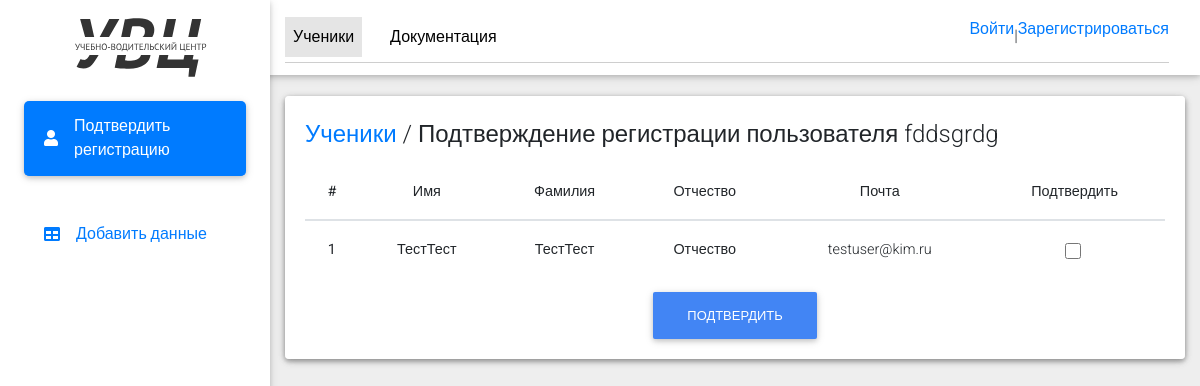
The page /users/user_profile/manager_dashboard/ on the database its author committed.
### users/models.py (models this page shows)
class User(AbstractUser):
    email = models.EmailField(
        _('email address'),
        unique=True,
    )
    email_verify = models.BooleanField(default=False)
    surname = models.CharField(max_length=255, blank=True, null=True)
    phone = models.CharField(max_length=255, blank=True, null=True)
    USERNAME_FIELD = 'email'
    REQUIRED_FIELDS = []

### users/views.py (the view)
# urls.py: path('user_profile/manager_dashboard/', manager_dashboard),
def manager_dashboard(request):
    users = User.objects.filter(email_verify=0)
    return render(request, 'manager_dashboard.html', {'users': users})

### templates/manager_dashboard.html (shortened to what this page needs)
{% load static %}
<!DOCTYPE html>
<html lang="en">
<head>
  <link rel="stylesheet" href="https://use.fontawesome.com/releases/v5.11.2/css/all.css">
  <link rel="stylesheet" href="{% static 'css/bootstrap.min.css' %}">
  <link rel="stylesheet" href="{% static 'css/mdb.min.css' %}">
  <link rel="stylesheet" href="{% static 'css/style.css' %}">
</head>
<body class="grey lighten-3">
  <header>
    <nav class="navbar fixed-top navbar-expand-lg navbar-light white scrolling-navbar">
      <div class="container-fluid">
        <div class="collapse navbar-collapse" id="navbarContent">
          <ul class="navbar-nav">
            <li class="nav-item active">
              <a class="nav-link waves-effect" aria-current="page"  href="/users/user_profile/manager_dashboard/">Ученики</a>
            </li>
            <li class="nav-item">
              <a href="/users/user_profile/manager_documents/" class="nav-link waves-effect">Документация</a>
            </li>
            <li class="nav-item nav-item-logout">
              {% if user.is_authenticated %}
                  <a href="{% url 'logout' %}" class="nav-link img-exit">Выйти</a>
              {% else %}
                  <a href="{% url 'login' %}" class="nav-login" >Войти </a>|<a href="{% url 'register' %}" class="nav-login" > Зарегистрироваться</a>
              {% endif %}
            </li>
          </ul>
        </div>
      </div>
    </nav>
    <div class="sidebar-fixed position-fixed">
      <a href="" class="logo-wrapper">
        <img src="{% static 'img/logo.svg' %}" alt="logo" class="img-fluid logo">
      </a>
      <div class="list-group list-group-flush">
        <a href="/users/user_profile/manager_dashboard/" class="list-group-item waves-effect active">
          <i class="fa fa-user mr-3"></i> Подтвердить регистрацию
        </a>
        <a href="/users/user_profile/manager_add_users_data/" class="list-group-item waves-effect">
          <i class="fa fa-table mr-3"></i> Добавить данные
        </a>
      </div>
    </div>
  </header>
  <main class="pt-5 max-lg-5">
    <div class="container-fluid mt-5">
        <div class="card mb-4 wow fadeIn">
            <div class="card body d-sm-flex justify-content-between card-manager">
                <h4 class="mb-2 mb-sm-0 pt-1 card-title">
                    <a href="#">Ученики</a>
                    <span> / </span>
                    <span>Подтверждение регистрации пользователя</span> fddsgrdg
                </h4>
                <form id="confirmation-form" method="post" action="{% url 'confirm_users' %}">
                    <table class="table">
                        <thead>
                            <tr>
                                <th scope="col">#</th>
                                <th scope="col">Имя</th>
                                <th scope="col">Фамилия</th>
                                <th scope="col">Отчество</th>
                                <th scope="col">Почта</th>
                                <th scope="col">Подтвердить</th>
                            </tr>
                        </thead>
                        <tbody>
                            {% for user in users %}
                                <tr>
                                    <th scope="row">{{ forloop.counter }}</th>
                                    <td>{{ user.first_name }}</td>
                                    <td>{{ user.last_name }}</td>
                                    <td>{{ user.surname }}</td>
                                    <td>{{ user.email }}</td>
                                    <td>
                                        <div class="form-check">
                                            <input class="form-check-input" type="checkbox" name="user_id" value="{{ user.id }}">
                                        </div>
                                    </td>
                                </tr>
                            {% endfor %}
                        </tbody>
                    </table>
                    <button type="submit" class="btn btn-primary btn-users">Подтвердить</button>
                </form>
            </div>
        </div>
    </div>
  </main>
</body>
</html>

### static/css/style.css (style rules this page uses)
.navbar { z-index: 0; }
.sidebar-fixed { height: 100vh; width: 270px; box-shadow: 0 2px 5px 0 rgba(0,0,0,0.16), 0 2px 10px 0 rgba(0,0,0,0.12); z-index: 10; background-color: #fff; padding: 1.5rem; padding-top: 0; }
.sidebar-fixed .list-group .active { box-shadow: 0 2px 5px 0 rgba(0,0,0,0.16), 0 2px 10px 0 rgba(0,0,0,0.12); border-radius: 5px; }
.sidebar-fixed .logo-wrapper { padding: 2.5rem; }
.sidebar-fixed .logo-wrapper img { min-height: 50px; }
.navbar-nav { position: relative; display: flex; border-bottom: 1.5px solid rgb(206 206 206); padding: 5px 0; width: 100%; }
table.table th, table.table td { text-align: center; }
.nav-item:not(:last-child) { margin-right: 20px; justify-content: space-between; }
.nav-item:last-child { margin-left: auto; }
.logo { padding: 10px 0; }
.list-group-item { margin-bottom: 20px; min-height: 75px; display: flex !important; align-items: center !important; }
.card-manager { padding: 20px; }
.card-title { padding-bottom: 15px; }
.btn-users { max-width: 400px; margin: 0 auto; display: flex; }
input[type=checkbox], input[type=radio] { height: 16px !important; width: 16px !important; }
@media (min-width: 1200px) { .navbar, .page-footer, main { padding-left: 270px; } }

### rows shown on the page
User: first_name "ТестТест", last_name "ТестТест", surname "Отчество", email "testuser@kim.ru"
